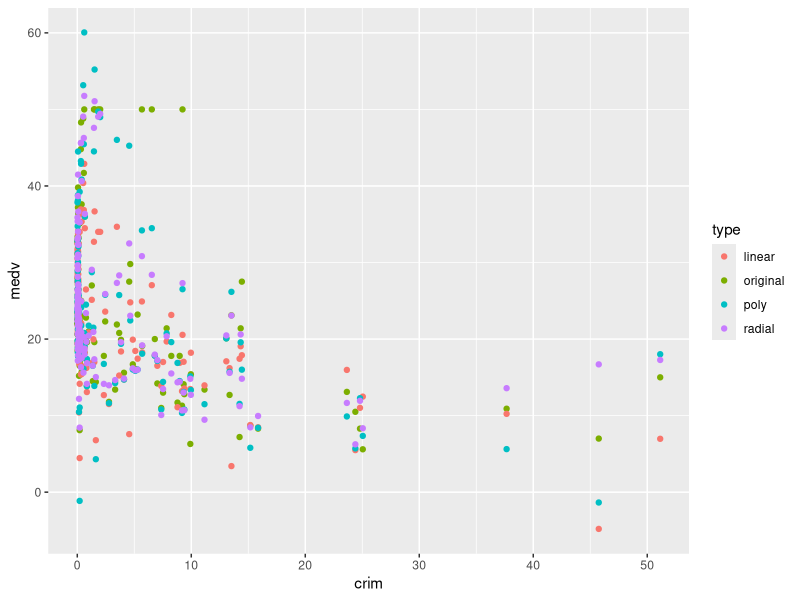
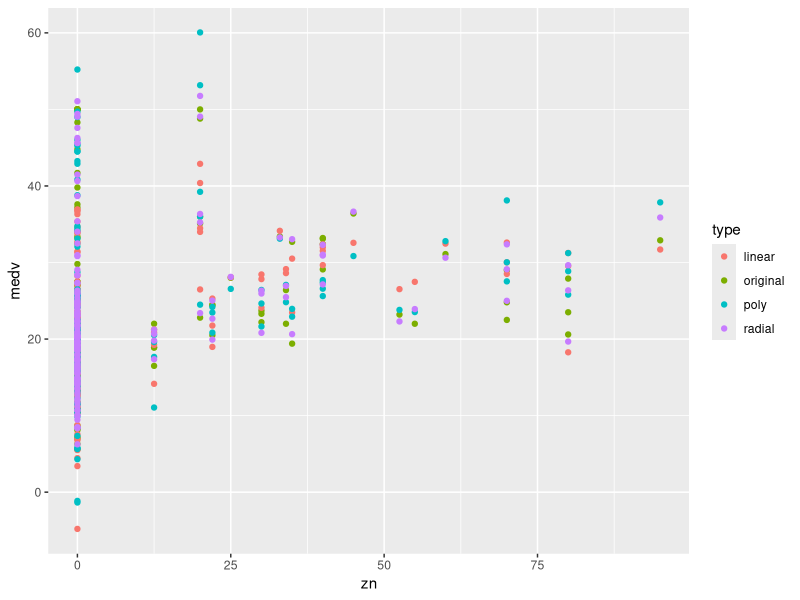
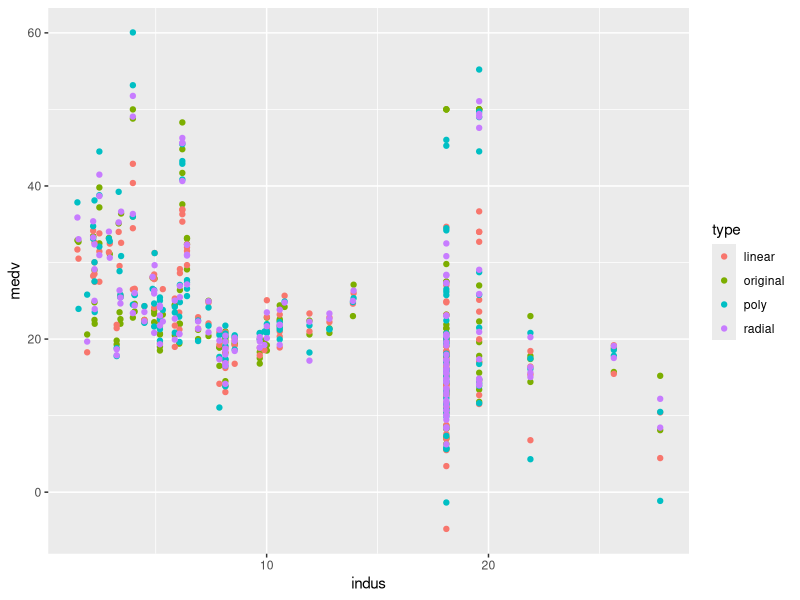
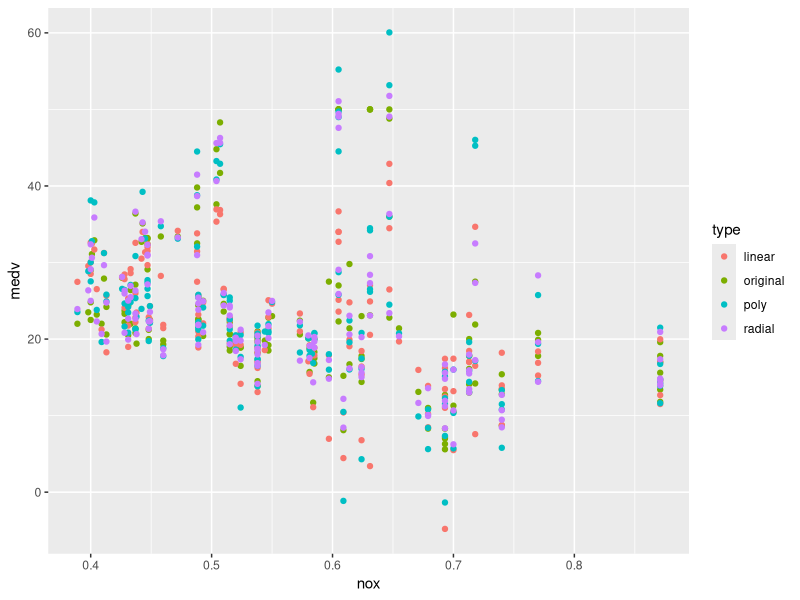
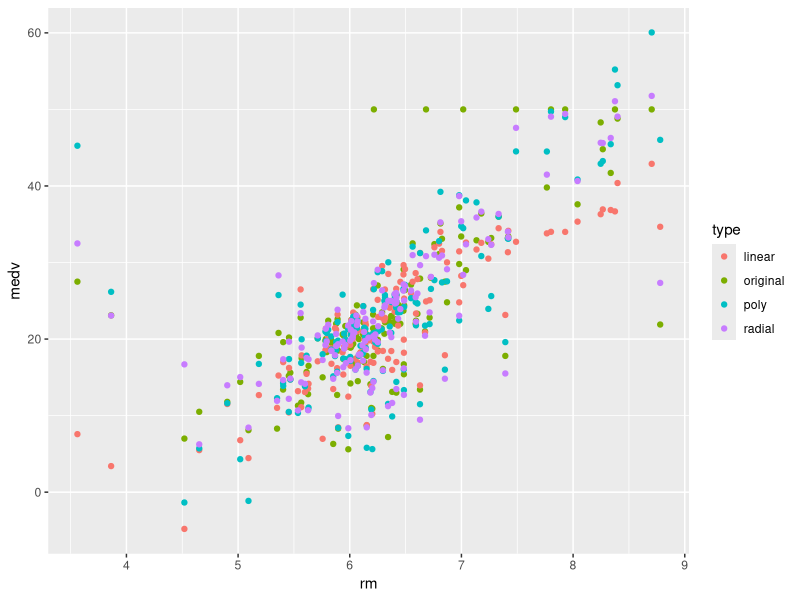
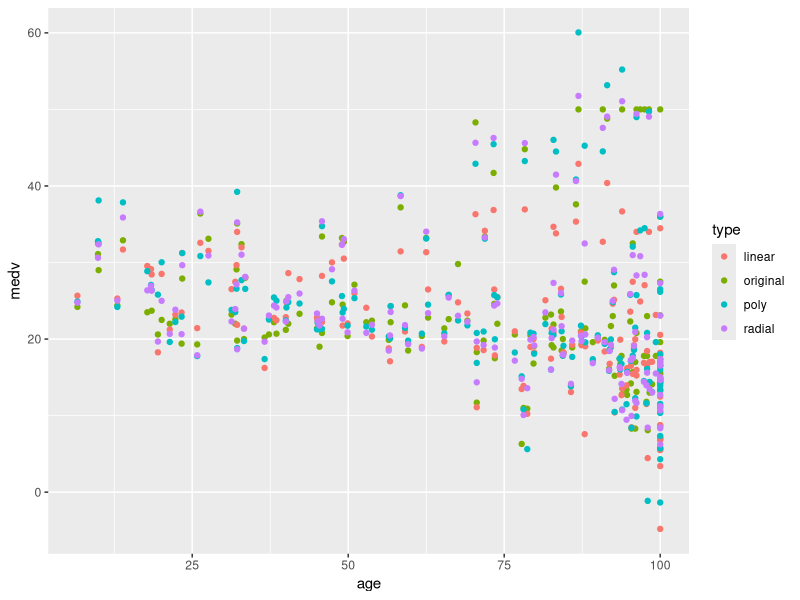
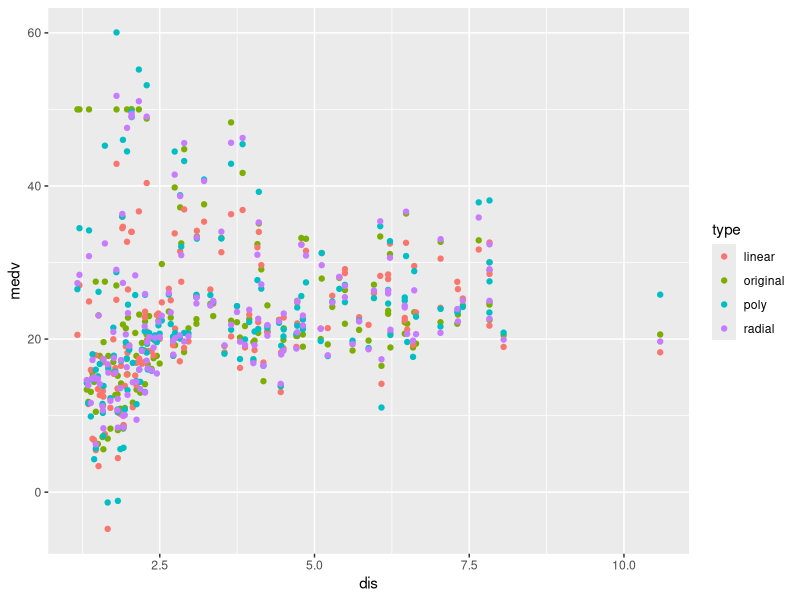
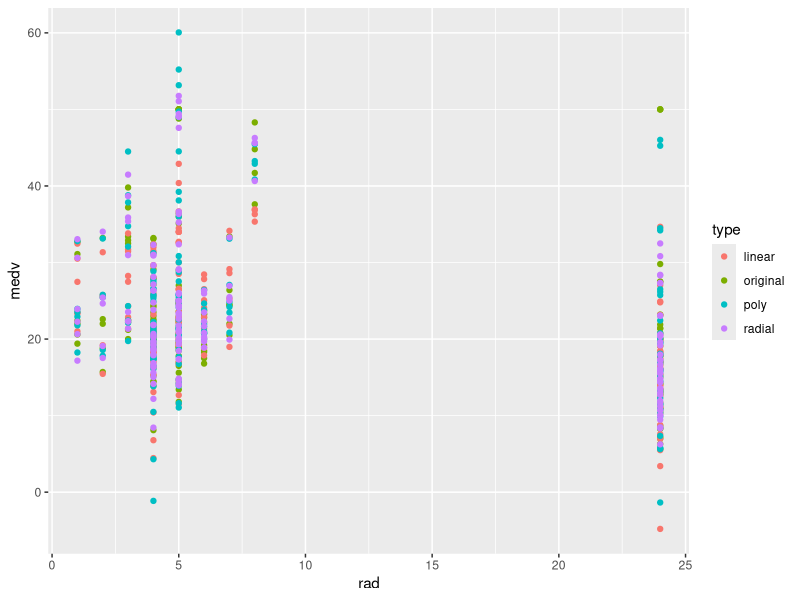

Generate these figures, in order, with R:
## ---- chunk 1
knitr::opts_chunk$set(echo = TRUE)
## ---- chunk 2
library(mlbench)
library(dplyr)
data(BostonHousing)
data<- BostonHousing[,-4]
summary(data)
## ---- chunk 3
data <- data %>%  mutate(id=row_number())
train<- sample_frac(data,0.7)
test<- anti_join(data, train,"id")
test <- test %>%  select(-id)
train <- train %>%  select(-id)
## ---- chunk 4
library(e1071)
library(ggplot2)
library(Metrics)

range = 10 ^ (-4:4)
obj = tune.svm(medv ~ crim+ zn +indus  + nox   + rm   +age   + dis +rad +tax+ ptratio    +  b +lstat, data=train,cost=range, gamma = range)
print(obj$best.model)
## ---- chunk 5
obj$best.parameters
## ---- chunk 6
gamma<- 0.1
cost<- 10

linear <- svm(medv ~ crim+ zn +indus  + nox + rm  +age + dis +rad +tax+ ptratio + b +lstat, data=train,kernel="linear"  ,cost=cost,gamma=gamma)
poly <- svm(medv ~ crim+ zn +indus  + nox + rm  +age + dis +rad +tax+ ptratio + b +lstat, data=train,kernel="polynomial",cost=cost,gamma=gamma)
radial <- svm(medv ~ crim+ zn +indus  + nox + rm  +age + dis +rad +tax+ ptratio + b +lstat, data=train,kernel="radial"  ,cost=cost,gamma=gamma)

test_feature <- test[,-13]
test_target <- test[,13]

linear_prediction <- predict(linear,test_feature )
poly_prediction <- predict(poly,test_feature )
radial_prediction <- predict(radial,test_feature )

## ---- chunk 7
library(Metrics)
rmse(linear_prediction,test_target)
rmse(poly_prediction,test_target)
rmse(radial_prediction,test_target)
## ---- chunk 8
library(ggplot2)

o_data <- test %>%  mutate(type="original") %>% 
  as_tibble

l_data <- test_feature %>% cbind(linear_prediction) %>%  
  mutate(type="linear") %>%  as_tibble %>% 
  mutate(medv=linear_prediction) %>% select(-linear_prediction)

p_data <- test_feature %>% cbind(poly_prediction) %>%  
  mutate(type="poly") %>%  as_tibble %>% 
  mutate(medv=poly_prediction) %>% select(-poly_prediction)

r_data <- test_feature %>% cbind(radial_prediction) %>%  
  mutate(type="radial") %>%  as_tibble %>% 
  mutate(medv=radial_prediction) %>% select(-radial_prediction)

x = o_data %>% bind_rows(l_data) %>% 
  bind_rows(p_data) %>% 
  bind_rows(r_data)

for(n in names(x)){
  p<-ggplot(x,aes_string(x=n,y="medv",color="type")) +
   geom_point()
  plot(p)
}
